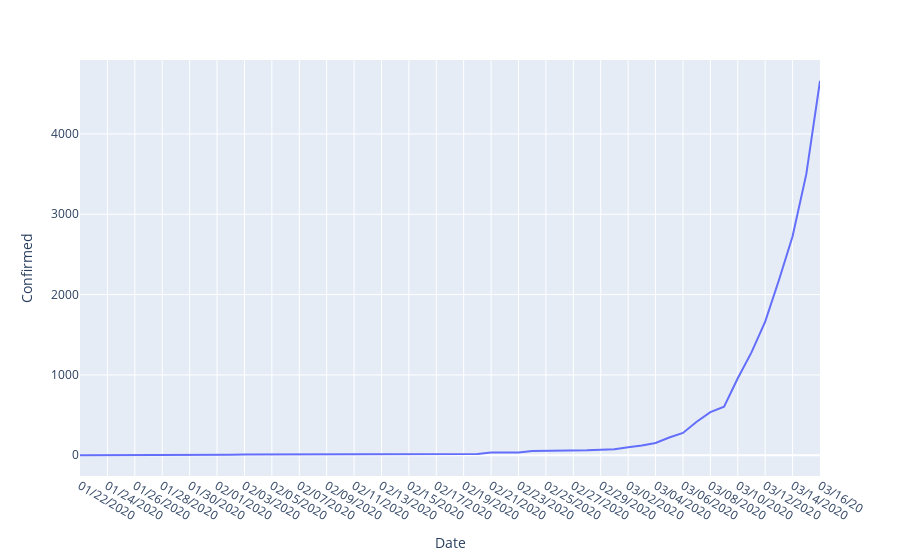

Notebook code for this chart:
### Code cell
# Total confirmed cases in US over time
fig = px.line(US_df, x='Date', y='Confirmed')
fig.show()

### Figure 1 — Plotly figure (JSON) as saved in the notebook; plotly's stock layout.template omitted (floating-point values rounded to 4 significant figures)
{"data": [{"hoverlabel": {"namelength": 0}, "hovertemplate": "Date=%{x}<br>Confirmed=%{y}", "legendgroup": "", "line": {"color": "#636efa", "dash": "solid"}, "mode": "lines", "name": "", "showlegend": false, "type": "scatter", "x": ["01/22/2020", "01/23/2020", "01/24/2020", "01/25/2020", "01/26/2020", "01/27/2020", "01/28/2020", "01/29/2020", "01/30/2020", "01/31/2020", "02/01/2020", "02/02/2020", "02/03/2020", "02/04/2020", "02/05/2020", "02/06/2020", "02/07/2020", "02/08/2020", "02/09/2020", "02/10/2020", "02/11/2020", "02/12/2020", "02/13/2020", "02/14/2020", "02/15/2020", "02/16/2020", "02/17/2020", "02/18/2020", "02/19/2020", "02/20/2020", "02/21/2020", "02/22/2020", "02/23/2020", "02/24/2020", "02/25/2020", "02/26/2020", "02/27/2020", "02/28/2020", "02/29/2020", "03/01/2020", "03/02/2020", "03/03/2020", "03/04/2020", "03/05/2020", "03/06/2020", "03/07/2020", "03/08/2020", "03/09/2020", "03/10/2020", "03/11/2020", "03/12/2020", "03/13/2020", "03/14/2020", "03/15/2020", "03/16/20"], "xaxis": "x", "y": [1, 1, 2, 2, 5, 5, 5, 5, 5, 6, 8, 8, 11, 11, 12, 12, 12, 12, 12, 12, 13, 13, 15, 15, 15, 15, 15, 15, 15, 15, 35, 35, 35, 53, 53, 59, 60, 62, 70, 76, 101, 122, 153, 221, 278, 417, 537, 605, 959, 1281, 1663, 2179, 2726, 3499, 4661], "yaxis": "y"}], "layout": {"legend": {"tracegroupgap": 0}, "margin": {"t": 60}, "xaxis": {"anchor": "y", "domain": [0, 1], "title": {"text": "Date"}}, "yaxis": {"anchor": "x", "domain": [0, 1], "title": {"text": "Confirmed"}}}}
